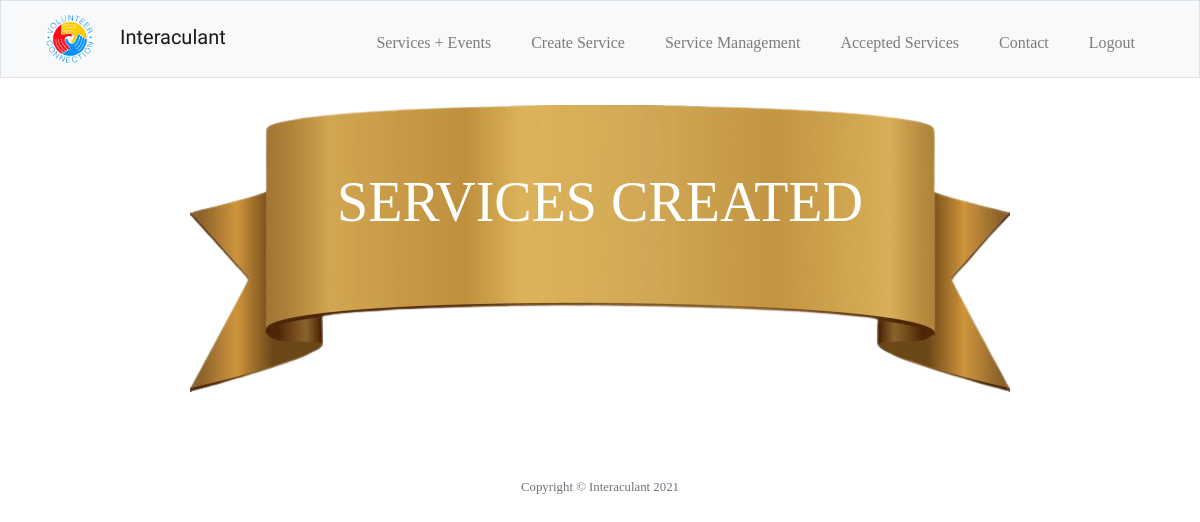
The page /service_management (signed in) on the database as committed earlier.
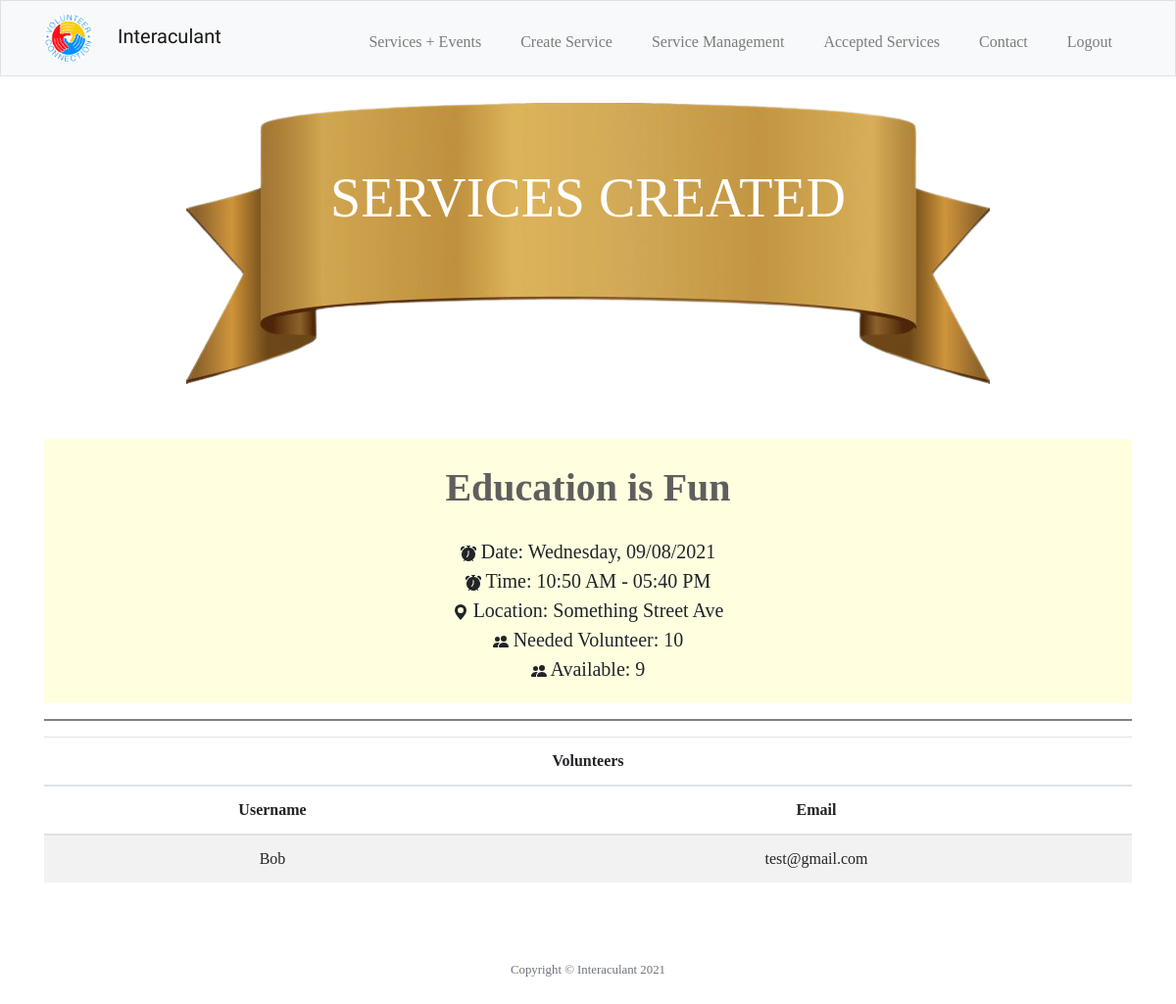
The same page on the database as committed later.
### tables this page shows
CREATE TABLE services (id INTEGER, user_id INTEGER, theme TEXT NOT NULL, title TEXT NOT NULL, host_username TEXT NOT NULL, host_email TEXT NOT NULL, date TEXT NOT NULL, start_time TEXT NOT NULL, end_time TEXT NOT NULL, location TEXT NOT NULL, total_volunteer INTEGER NOT NULL, available INTEGER NOT NULL, instruction TEXT NOT NULL, PRIMARY KEY(id) FOREIGN KEY(user_id) REFERENCES users(id));

CREATE TABLE volunteers (services_id INTEGER, user_id INTEGER, volunteer_username TEXT NOT NULL, volunteer_email TEXT NOT NULL, title TEXT NOT NULL, date TEXT NOT NULL, start_time TEXT NOT NULL, end_time TEXT NOT NULL, location TEXT NOT NULL, FOREIGN KEY(services_id) REFERENCES services(id), FOREIGN KEY(user_id) REFERENCES users(id));

### app.py (the view)
@app.route("/service_management", methods = ["GET"])
@login_required
def service_management():
    con = sqlite3.connect("volunteer.db")
    con.row_factory = dict_factory
    db = con.cursor()
    services_created = db.execute("SELECT id, title, date, start_time, end_time, location, total_volunteer, available FROM services WHERE user_id = ?", [session["user_id"]]).fetchall()
    volunteer = db.execute("SELECT services_id, volunteer_username, volunteer_email FROM volunteers WHERE user_id = ?", [session["user_id"]]).fetchall()
    con.commit()
    con.close()
    return render_template("service_management.html", services_created = services_created, volunteers = volunteer)

### app.py (called while the page is built)
@app.after_request
def after_request(response):
    response.headers["Cache-Control"] = "no-cache, no-store, must-revalidate"
    response.headers["Expires"] = 0
    response.headers["Pragma"] = "no-cache"
    return response

### helper.py (called while the page is built)
def dict_factory(cursor, row):
    d = {}
    for idx,col in enumerate(cursor.description):
        d[col[0]] = row[idx]
    return d

def login_required(f):
    @wraps(f)
    def decorated_function(*args, **kwargs):
        if session.get("user_id") is None:
            return redirect("/login")
        return f(*args, **kwargs)
    return decorated_function

### templates/service_management.html (shortened to what this page needs)
{% extends "layout.html" %}
{% block main %}
    <header class="service-title">
        <div class="service-text display-4">
            <span>SERVICES CREATED</span>
        </div>
    </header>
    <section>
        <div class="container">
            {% for service in services_created %}
                <div class="service-name" style="background-color:lightyellow;">
                    <div>
                        <p class= "service-events-title" style="margin-bottom: 0px;">{{service.title}}</p>
                    </div>
                </div>
                <div class="service-box-container" style="background-color:lightyellow; padding-bottom: 20px;">
                    <div class= "service-box-item-time">
                        Date: {{service.date}}
                    </div>
                    <div class= "service-box-item-time">
                        Time: {{service.start_time}} - {{service.end_time}}
                    </div>
                    <div class= "service-box-item-time">
                        <svg xmlns="http://www.w3.org/2000/svg" width="16px" height="auto" fill="currentColor" class="bi bi-geo-alt-fill" viewBox="0 0 16 16">
                            <path d="M8 16s6-5.686 6-10A6 6 0 0 0 2 6c0 4.314 6 10 6 10zm0-7a3 3 0 1 1 0-6 3 3 0 0 1 0 6z"/>
                        </svg>
                        Location: {{service.location}}
                    </div>
                    <div class= "service-box-item-time">
                        Needed Volunteer: {{service.total_volunteer}}
                    </div>
                    <div class= "service-box-item-time">
                        Available: {{service.available}}
                    </div>
                </div>
                <div>
                    <hr style="height:2px;border-width:0;color:gray;background-color:gray; ">
                </div>
                <div>
                    <table class="table table-striped" style="margin-bottom: 50px;">
                        <thead>
                            <tr>
                                <th scope="col" colspan="6" style="text-align: center;">Volunteers</th>
                            </tr>
                                <tr>
                                    <th scope="col" colspan="4" style="text-align: center;">Username</th>
                                    <th scope="col" colspan="2" style="text-align: center;">Email</th>
                                </tr>
                        </thead>
                        <tbody>
                            {% for volunteer in volunteers %}
                                {% if service.id == volunteer.services_id %}
                                    <tr>
                                        <td colspan="4" style="text-align: center;">{{volunteer.volunteer_username}}</td>
                                        <td colspan="2" style="text-align: center;">{{volunteer.volunteer_email}}</td>
                                    </tr>
                                {% endif %}
                            {% endfor %}
                        </tbody>
                    </table>
                </div>
            {% endfor %}
            </div>
    </section>
{% endblock %}

Rows that differ between the two databases and show on the page:
added services: title "Education is Fun", date "Wednesday, 09/08/2021", start_time "10:50 AM", end_time "05:40 PM", location "Something Street Ave", total_volunteer "10", available "9"
added volunteers: volunteer_username "Bob", volunteer_email "test@gmail.com"
